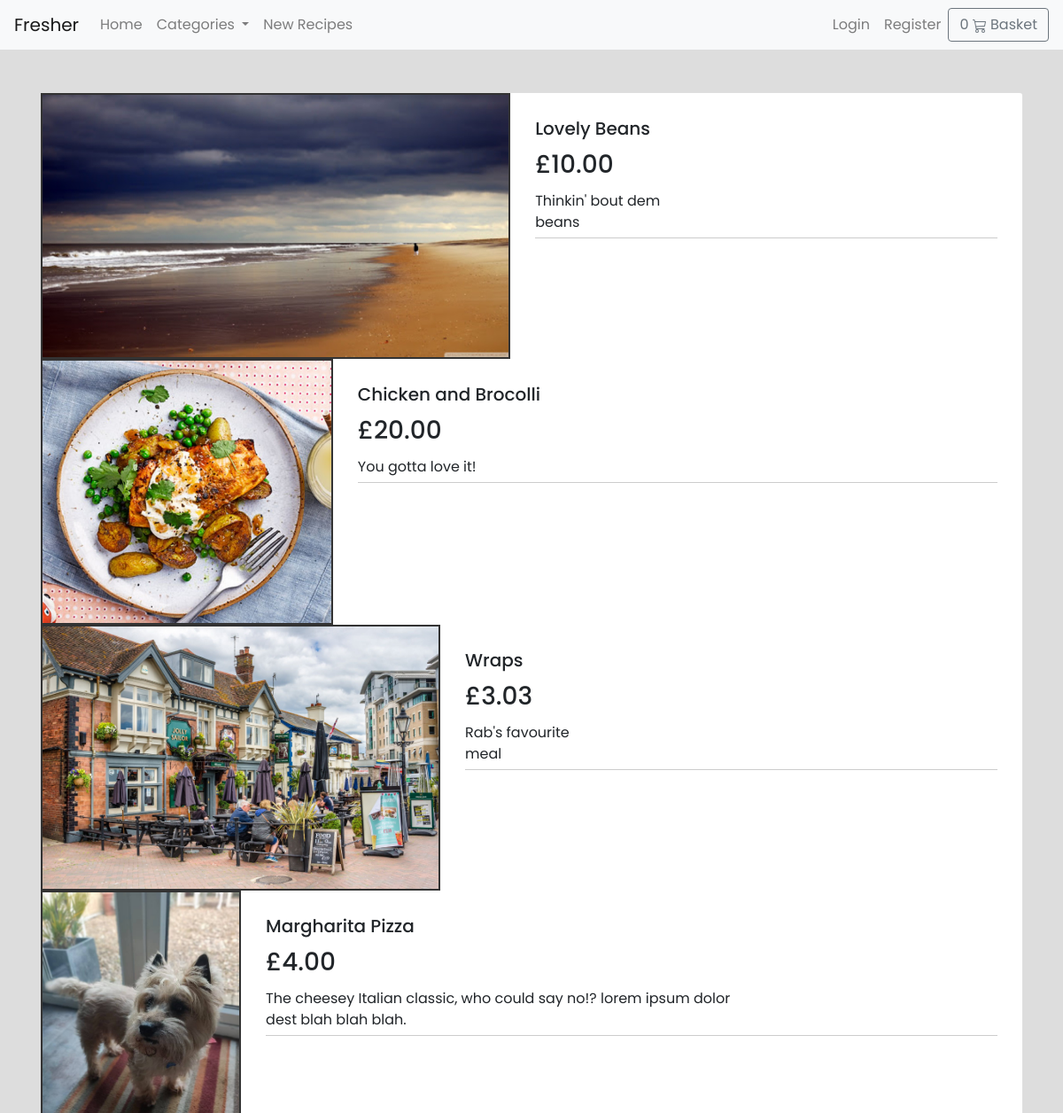
Page /recipe/list/ (upper part) on the earlier database version.
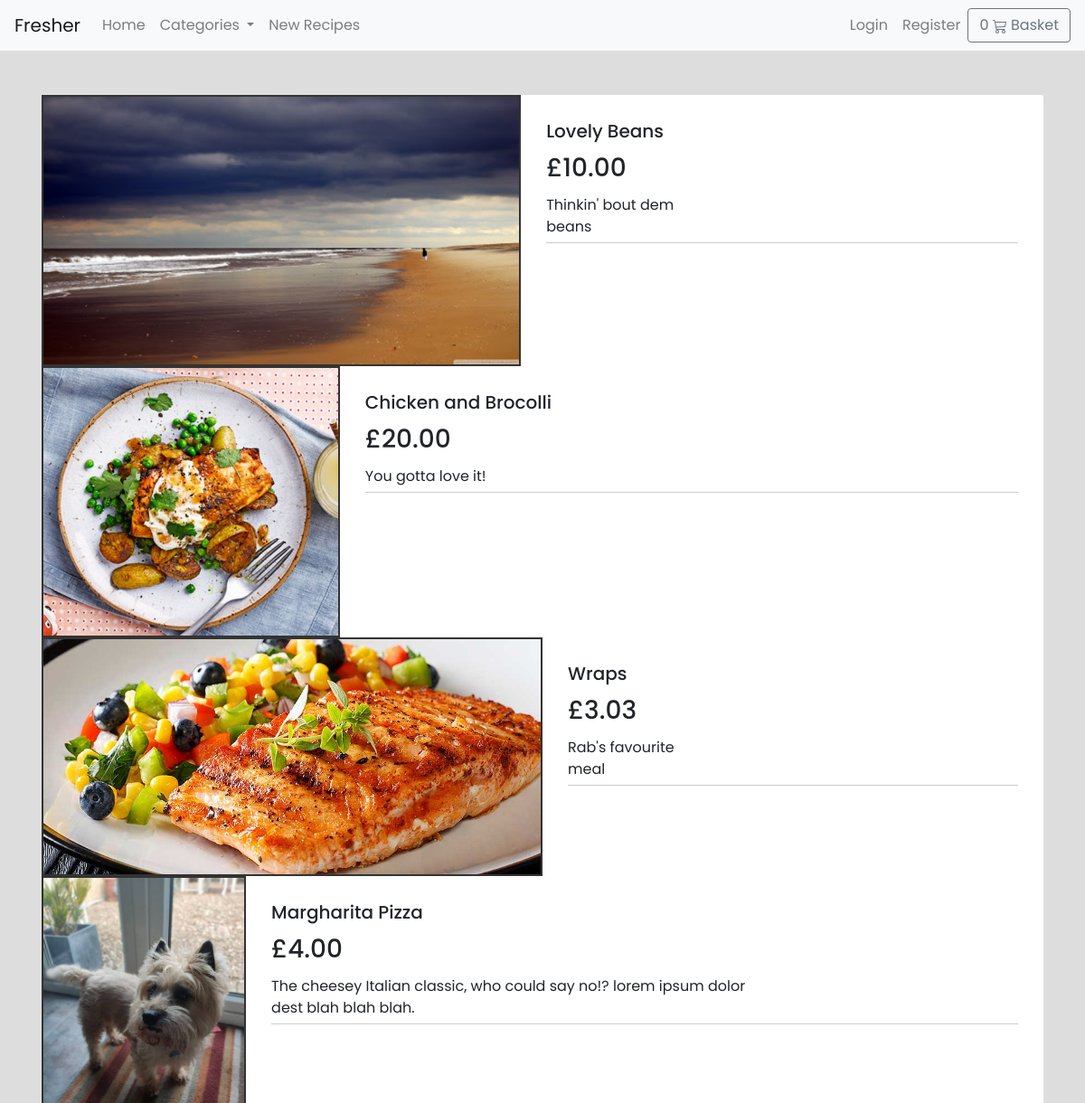
Same page on the later database version.
### recipe/models.py (models this page shows, shortened)
class Recipe(models.Model):
    title = models.CharField(max_length=100)
    image = models.ImageField(upload_to="meals/", default="borat.gif")
    description = models.TextField()
    price = models.DecimalField(max_digits=6, decimal_places=2)
    author = models.ForeignKey(settings.AUTH_USER_MODEL, on_delete=models.CASCADE)
    category = models.ForeignKey(Category, on_delete=models.CASCADE)
    published = models.BooleanField(default=False)
    method = models.TextField(default="blah blah blah")

### recipe/views.py (the view)
# urls.py: path('list/', views.index, name="recipe_list"),
def index(request):
    recipes = Recipe.objects.all()
    return render(request, 'recipe/list.html', {"recipes": recipes})

### basket/basket.py (called while the page is built)
    def __len__(self):
        return sum(item['qty'] for item in self.basket.values())

### basket/context_processors.py (called while the page is built)
def basket(request):
    return {'basket': Basket(request)}

### recipe/context_processors.py (called while the page is built)
def categories(request):
    categories = Category.objects.all()
    return {"categories": categories}

### recipe/models.py (called while the page is built)
    def get_absolute_url(self):
        return reverse('category', args=[self.id])

### templates/recipe/list.html (shortened to what this page needs)
{% extends 'base.html' %}
{% block content %}
    <div class="container">
        <div class="card mt-5">
            {% for recipe in recipes %}
                <div class="d-flex">
                    <div style="max-width:50%;" >
                        <img src="{{ recipe.image.url }}" style="border: 2px solid #333; width:100%; max-width:100%; max-height:300px;" alt="{{ recipe.title }}">
                    </div>
                    <div class="card-body m-2">
                        <div id="description">
                            <div>
                                <h5 class="card-title">{{ recipe.title }}</h5>
                                <h3 class="card-title">£{{ recipe.price }}</h3>
                                <p style="max-width: 80%;"class="card-text">{{ recipe.description }}</p>
                            </div>
                        </div>
                    </div>
                </div>
            {% endfor %}
        </div>
    </div>
{% endblock content %}

Differences in the rows shown:
changed Recipe "Wraps": image: a different picture
